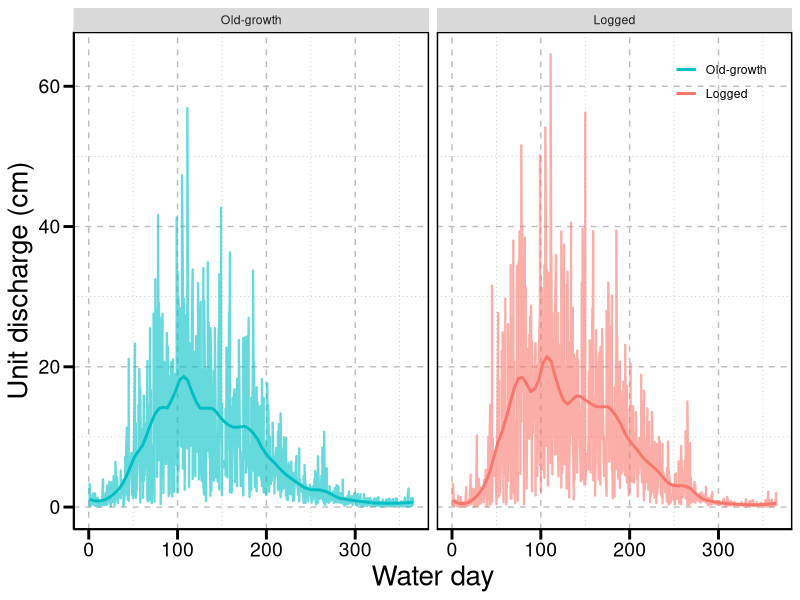
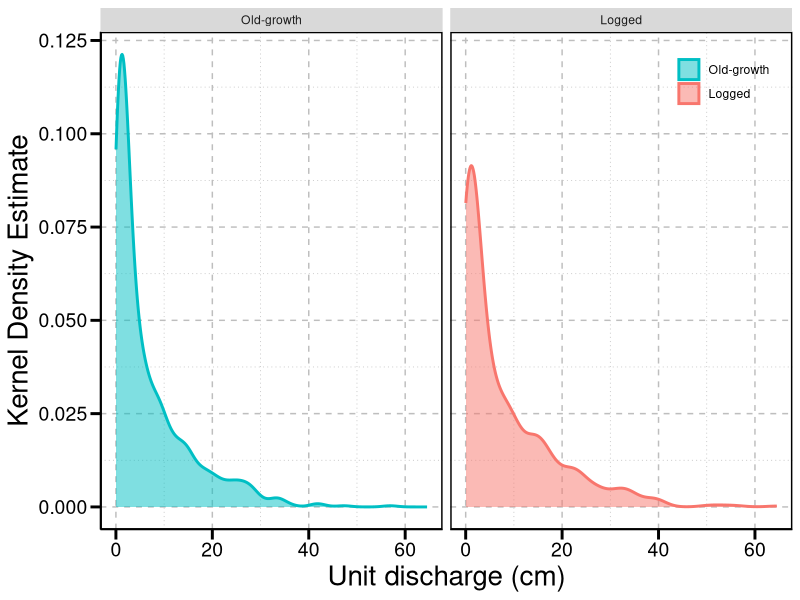
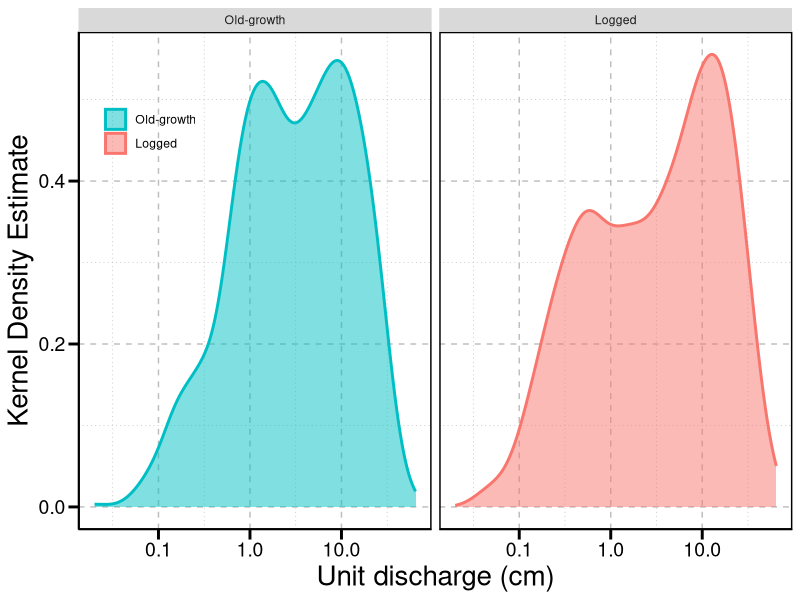
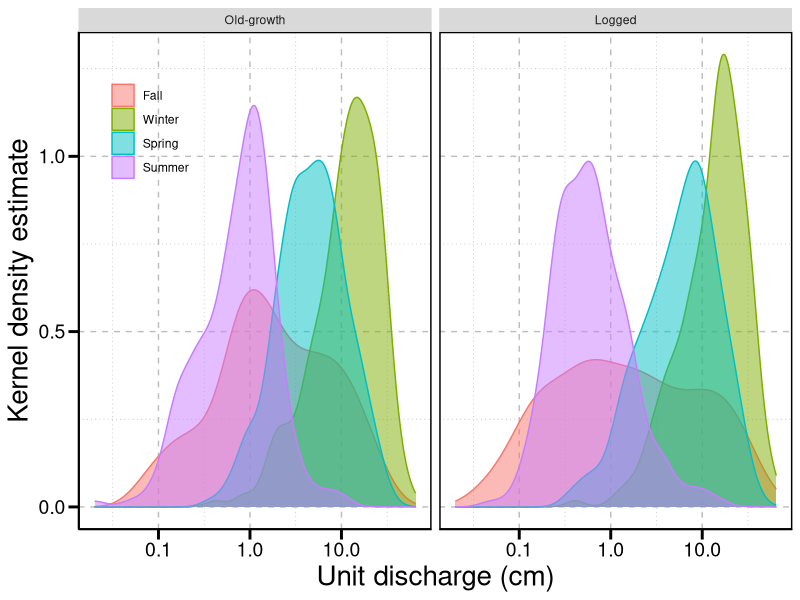
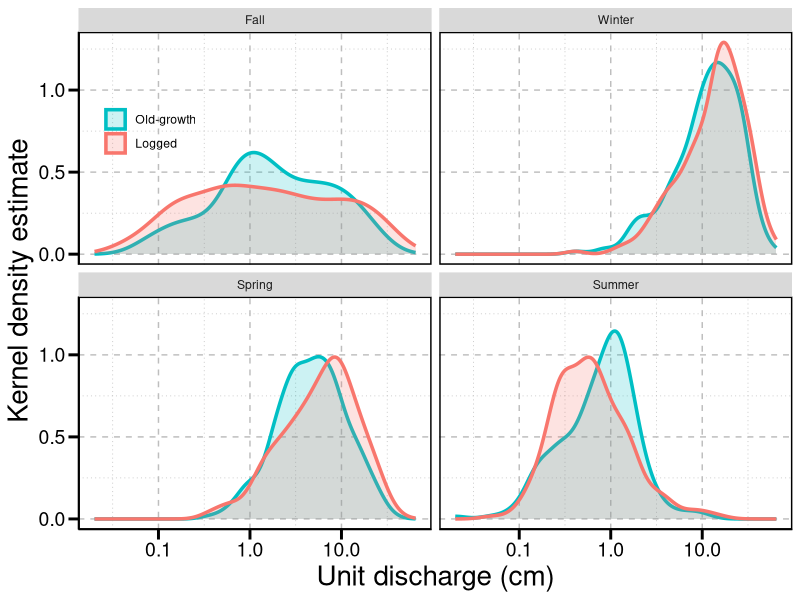

Reproduce these figures in R, in order.
# STREAMFLOW


library(ggplot2)

hjg <- read.csv("220621_fho_hjandrews.csv")
hjg$ws.f <- factor(hjg$ws.f,levels = c("Old-growth","Logged"))
hjg$ssn <- factor(hjg$ssn,levels = c("Fall","Winter","Spring","Summer"))

theme_fg = theme(axis.text=element_text(colour="black",size=14),
                 axis.title.y = element_text(size = 20),
                 axis.title.x = element_text(size = 20),
                 panel.grid.minor= element_line(colour = "gray", linetype = "dotted"), 
                 panel.grid.major = element_line(colour = "gray", linetype = "dashed"),
                 panel.border = element_rect(fill=NA, colour = "black", size=1),
                 panel.background=element_blank(),
                 axis.ticks.length = unit(0.254, "cm"),
                 axis.ticks = element_line(colour = "black", size=1), 
                 axis.line = element_line(colour = "black"),
                 legend.position = c(.90,.90),
                 legend.direction = "vertical",
                 legend.background = element_rect(fill=alpha(0.1)),
                 legend.title = element_blank())


uq_plot <- ggplot(hjg, aes(y=uq.cm, x=wd,color=as.factor(ws.f)))+
  geom_line(alpha=0.6, size = 0.8)+# by changing alpha, we change the transparency
  geom_smooth(span = 0.15, se = FALSE)+# by changing span, I control the wiggles in the trend
  ylab("Unit discharge (cm)") +
  xlab("Water day")+
  scale_color_manual(values = c("#00BFC4","#F8766D"))+
  scale_fill_manual(values = c("#00BFC4","#F8766D"))+
  theme_fg +
  facet_wrap(~ws.f)
uq_plot

uq_p_plot <- ggplot(hjg, aes(x=uq.cm,color= ws.f, fill = ws.f))+
  geom_density(alpha = 0.5, size = 1.0)+
  ylab("Kernel Density Estimate") +
  xlab("Unit discharge (cm)")+
  scale_color_manual(values = c("#00BFC4","#F8766D"))+
  scale_fill_manual(values = c("#00BFC4","#F8766D"))+
  theme_fg +
  facet_wrap(~ws.f)
uq_p_plot

uq_p_plot + scale_x_log10() + theme(legend.position = c(0.1,0.8))

ssn_plot <- ggplot(hjg, aes(x=uq.cm, color=as.factor(ssn), fill = as.factor (ssn)))+
  geom_density(alpha = 0.5)+
  ylab("Kernel density estimate") +
  xlab("Unit discharge (cm)")+
  scale_x_log10()+
  theme_fg +
  theme(legend.position = c(0.1,0.8))+
  facet_wrap(~ws.f)
ssn_plot

ssn_plot_c <- ggplot(hjg, aes(x=uq.cm, color=as.factor(ws.f), fill = as.factor (ws.f)))+
  geom_density(alpha = 0.2, size = 1.2)+
  ylab("Kernel density estimate") +
  xlab("Unit discharge (cm)")+
  scale_x_log10()+
  scale_color_manual(values = c("#00BFC4","#F8766D"))+
  scale_fill_manual(values = c("#00BFC4","#F8766D"))+
  theme_fg +
  theme(legend.position = c(0.1,0.8))+
  facet_wrap(~ssn, nrow = 2)
ssn_plot_c